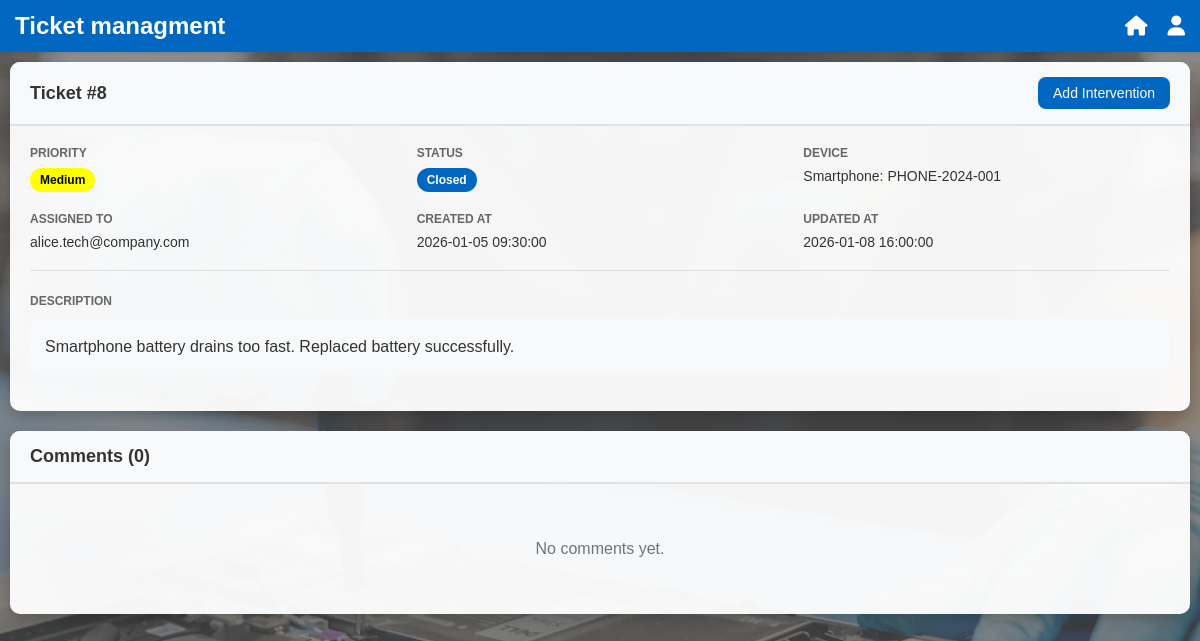
/views/ticket.php?id=8 (signed in), run on the app's committed database.
### tables this page shows
CREATE TABLE if not exists `tickets` (
  `id` int(10) unsigned NOT NULL AUTO_INCREMENT,
  `device_id` int(10) unsigned DEFAULT NULL,
  `ticket_status_id` int(10) unsigned DEFAULT NULL,
  `priority_id` int(10) unsigned DEFAULT NULL,
  `description` text NOT NULL,
  `created_at` timestamp NOT NULL DEFAULT CURRENT_TIMESTAMP,
  `updated_at` timestamp NOT NULL DEFAULT CURRENT_TIMESTAMP ON UPDATE CURRENT_TIMESTAMP,
  `assigned_to` int(10) unsigned DEFAULT NULL,
  `client_id` int(10) unsigned DEFAULT NULL,
  PRIMARY KEY (`id`),
  KEY `device_id` (`device_id`),
  KEY `ticket_status_id` (`ticket_status_id`),
  KEY `priority_id` (`priority_id`),
  KEY `assigned_to` (`assigned_to`),
  KEY `client_id` (`client_id`),
  CONSTRAINT `tickets_ibfk_1` FOREIGN KEY (`device_id`) REFERENCES `devices` (`id`) ON DELETE CASCADE,
  CONSTRAINT `tickets_ibfk_2` FOREIGN KEY (`ticket_status_id`) REFERENCES `ticket_statuses` (`id`) ON DELETE SET NULL,
  CONSTRAINT `tickets_ibfk_3` FOREIGN KEY (`priority_id`) REFERENCES `priorities` (`id`) ON DELETE SET NULL,
  CONSTRAINT `tickets_ibfk_4` FOREIGN KEY (`assigned_to`) REFERENCES `users` (`id`) ON DELETE SET NULL,
  CONSTRAINT `tickets_ibfk_5` FOREIGN KEY (`client_id`) REFERENCES `clients` (`id`) ON DELETE SET NULL
);

CREATE TABLE if not exists `priorities` (
  `id` int(10) unsigned NOT NULL AUTO_INCREMENT,
  `value` smallint(5) unsigned NOT NULL,
  `name` varchar(50) NOT NULL,
  PRIMARY KEY (`id`),
  UNIQUE KEY `value` (`value`),
  UNIQUE KEY `name` (`name`)
);

CREATE TABLE if not exists `ticket_statuses` (
  `id` int(10) unsigned NOT NULL AUTO_INCREMENT,
  `name` varchar(50) NOT NULL,
  PRIMARY KEY (`id`),
  UNIQUE KEY `name` (`name`)
);

CREATE TABLE if not exists `devices` (
  `id` int(10) unsigned NOT NULL AUTO_INCREMENT,
  `external_uid` varchar(100) NOT NULL,
  `device_type_id` int(10) unsigned DEFAULT NULL,
  PRIMARY KEY (`id`),
  KEY `device_type_id` (`device_type_id`),
  CONSTRAINT `devices_ibfk_1` FOREIGN KEY (`device_type_id`) REFERENCES `device_types` (`id`) ON DELETE SET NULL
);

CREATE TABLE if not exists `device_types` (
  `id` int(10) unsigned NOT NULL AUTO_INCREMENT,
  `name` varchar(50) NOT NULL,
  PRIMARY KEY (`id`),
  UNIQUE KEY `name` (`name`)
);

CREATE TABLE if not exists `users` (
  `id` int(10) unsigned NOT NULL AUTO_INCREMENT,
  `email` varchar(255) NOT NULL,
  `password` varchar(255) NOT NULL,
  `role_id` int(10) unsigned DEFAULT NULL,
  `leader_id` int(10) unsigned DEFAULT NULL,
  `nb_tickets_closed` int(10) unsigned NOT NULL DEFAULT 0,
  PRIMARY KEY (`id`),
  UNIQUE KEY `email` (`email`),
  KEY `role_id` (`role_id`),
  KEY `leader_id` (`leader_id`),
  CONSTRAINT `users_ibfk_1` FOREIGN KEY (`role_id`) REFERENCES `roles` (`id`) ON DELETE SET NULL,
  CONSTRAINT `users_ibfk_2` FOREIGN KEY (`leader_id`) REFERENCES `users` (`id`) ON DELETE SET NULL
);

### views/ticket.php (the view, shortened to what the rows shown need)
<?php
require_once __DIR__ .'/../process/processTicket.php';
?>
<!DOCTYPE html>
<html lang="en">
<head>
    <?php include 'components/headers.php'; ?>
    <link rel="stylesheet" href="styles/main.css">
    <link rel="stylesheet" href="styles/ticket.css">
    <link rel="stylesheet" href="styles/supervisor.css">
</head>
<body class="body-image">
    <?php include 'components/navbar.php'; ?>
    <div class="tickets-container">
        <div class="ticket-card">
            <div class="ticket-card-header">
                <h2>Ticket #<?php echo $ticket->getId(); ?></h2>
                    <div class="header-actions">
                        <?php if (isset($_SESSION['user_id']) && $_SESSION['user_id'] === $ticket->getAssignedTo()): ?>
                            <a href="intervention.php?ticket_id=<?php echo $ticket->getId(); ?>" class="btn-intervention">Add Intervention</a>
                        <?php endif; ?>
                </div>
            </div>
            <div class="ticket-card-body">
                <div class="ticket-info-grid">
                    <div class="ticket-info-item">
                        <span class="ticket-info-label">Priority</span>
                        <span class="priority-badge priority-<?php echo $ticket->getPriorityId(); ?>">
                            <?php echo getPriorityName($ticket->getPriorityId()); ?>
                        </span>
                    </div>
                    <div class="ticket-info-item">
                        <span class="ticket-info-label">Status</span>
                        <span class="status-badge status-<?php echo $ticket->getTicketStatusId(); ?>">
                            <?php echo getStatusName($ticket->getTicketStatusId()); ?>
                        </span>
                    </div>
                    <div class="ticket-info-item">
                        <span class="ticket-info-label">Device</span>
                        <span class="ticket-info-value">
                            <?php echo getDeviceTypeName($device->getDeviceTypeId()) ?>: <?php echo htmlspecialchars($device->getExternalUid()); ?>
                        </span>
                    </div>
                    <div class="ticket-info-item">
                        <span class="ticket-info-label">Assigned To</span>
                        <span class="ticket-info-value"><?php echo $ticket->getAssignedUserEmail(); ?></span>
                    </div>
                </div>
                <div class="ticket-description-section">
                    <span class="ticket-info-label">Description</span>
                    <p class="ticket-description-text"><?php echo htmlspecialchars($ticket->getDescription()); ?></p>
                </div>
            </div>
        </div>
        <div class="ticket-card">
            <div class="ticket-card-header">
                <h2>Comments (<?php echo count($comments); ?>)</h2>
            </div>
        </div>
    </div>
</body>
</html>

### data on the page
tickets: id "8", priority.name "Medium", ticket_status.name "Closed", assigned_to.email "alice.tech@company.com", description "Smartphone battery drains too fast. Replaced battery successfully."
devices: device_type.name "Smartphone", external_uid "PHONE-2024-001"

### other printed values
$ticket->getCreatedAt()->format('Y-m-d H:i:s') "2026-01-05 09:30:00"
$ticket->getUpdatedAt()->format('Y-m-d H:i:s') "2026-01-08 16:00:00"
count($comments) "0"
